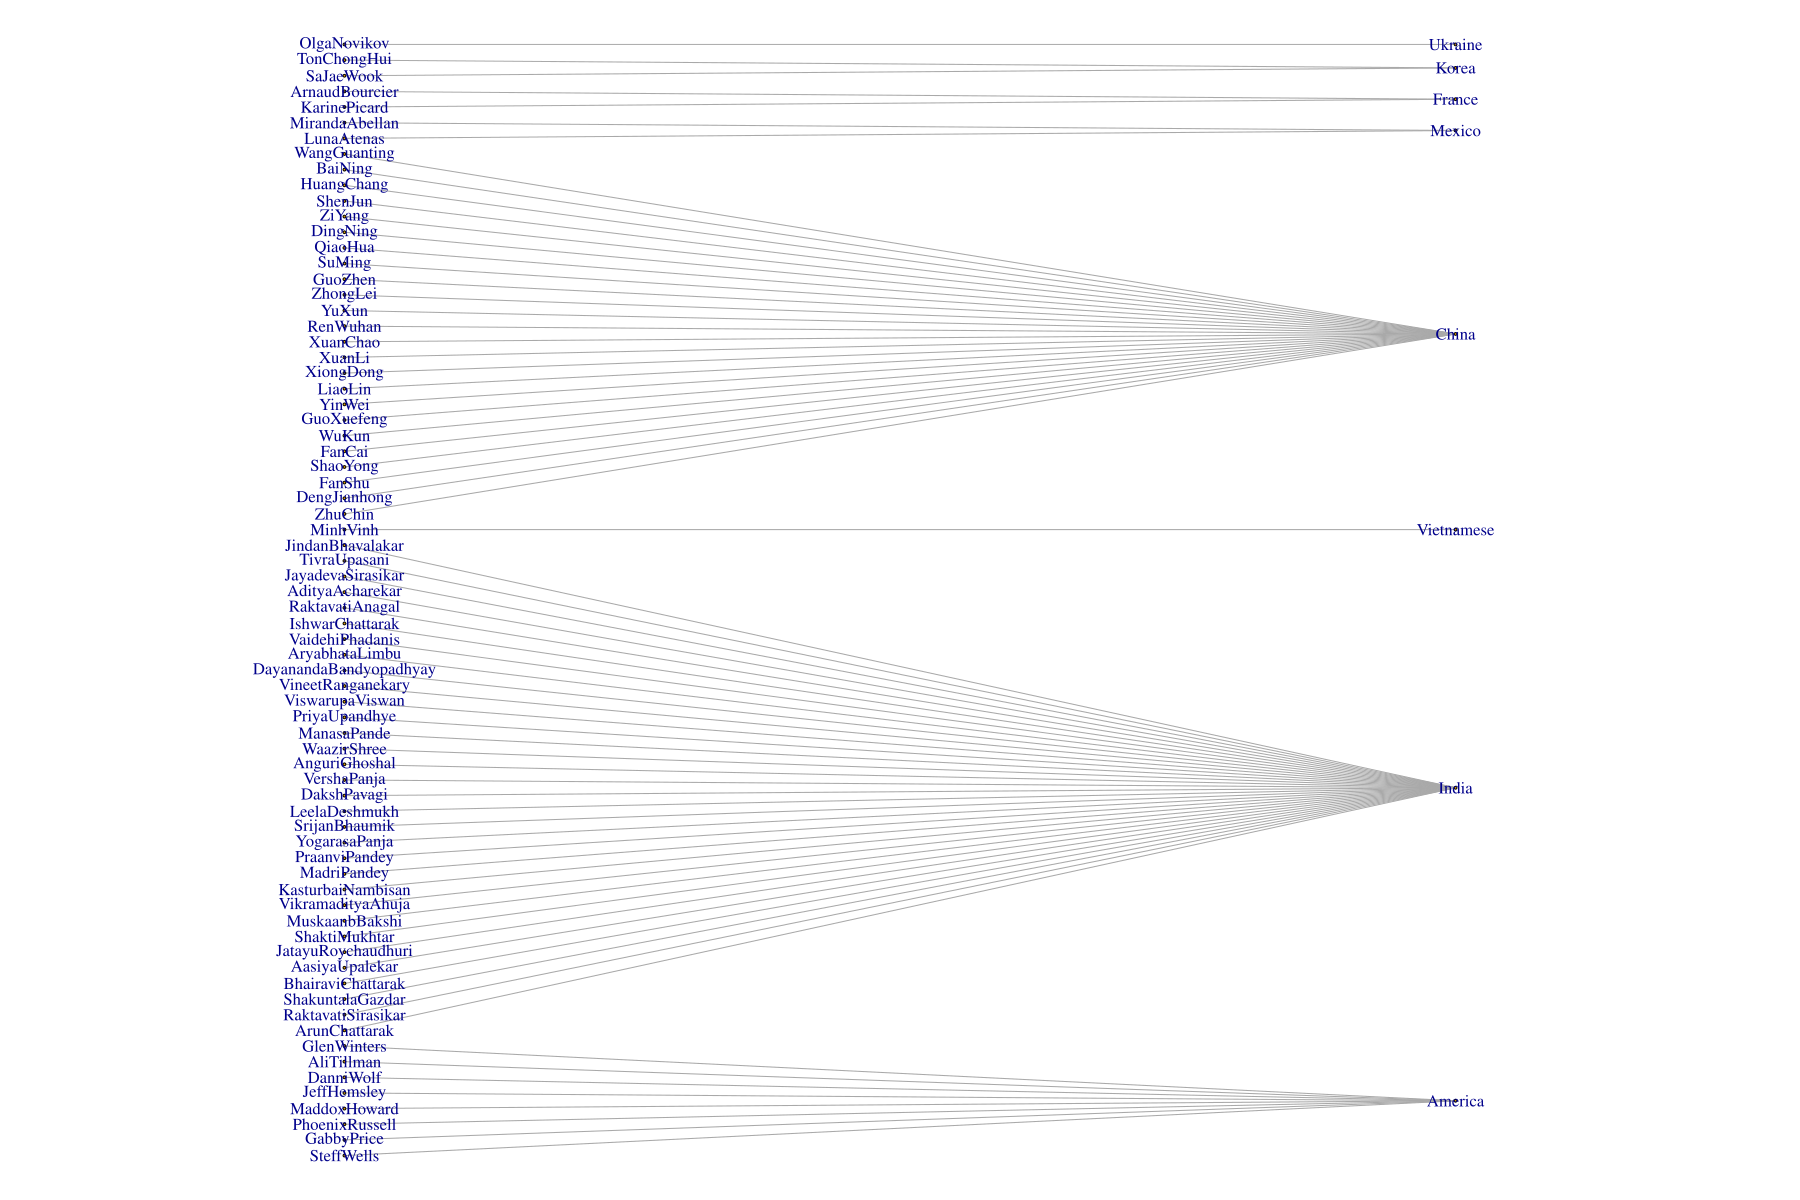

This figure's R source:
#
# Title: "Week 8: Visualizing Social Networks and Advanced Topic Presentations"
# Author: "Sathish Kumar Rajendiran"
# Purpose: Lab8
#
#

#############################################
##    create re-usuable functions
##
#

# Create a function to install and load R libraries/packages

EnsurePackage <- function(x){
  x <- as.character(x)
  if (!require(x,character.only = TRUE)){
    install.packages(pkgs=x, repos = "http://cran.us.r-project.org")
    require(x, character.only = TRUE)
  }
  cat("\n Necessary libraries/pacakges are ready to go!")
}

# Create a function to to calculate data size

dataVolume <- function(x){
  nrows <- nrow(x) # number of rows
  ncols <- ncol(x) # number of columns
  data.size <- (ncols * 4) * (nrows/100)
  cat("\nTotal Number of Observations: ",nrows)
  cat("\nTotal Number of Variables: ",ncols)
  cat("\nData Size is ",data.size) #3600
}


#############################################
##    Load R Packages/Libraries
##
#

EnsurePackage("igraph")
# EnsurePackage("ggplot2")
# EnsurePackage("maps")
# EnsurePackage("mapproj")
# EnsurePackage("raster")
# EnsurePackage("stringr")
EnsurePackage("plotrix")
# EnsurePackage("ggmap")
# EnsurePackage("tmaptools")

# install.packages("devtools") # I guess you also need this
# devtools::install_github("ropensci/rnaturalearthhires")
# library("rnaturalearth")
# EnsurePackage("rnaturalearth")
# EnsurePackage("rnaturalearthhires")


# EnsurePackage("reshape2")
# EnsurePackage("RColorBrewer")
# EnsurePackage("mice") # missing data 
# EnsurePackage("visdat") # missing data
# EnsurePackage("wordcloud")
# EnsurePackage("dplyr")
# EnsurePackage("tm")

##################################################
##
## Import Data
#
# nodes-421-719network.csv; links-421-719network.csv

##################################################


#import csv
nodes.fname = "/Users/sathishrajendiran/Documents/R/IST719/nodes-421-719network.csv"
node.data <- read.csv(file=nodes.fname
                     ,header = TRUE
                     ,sep = ","
                     ,stringsAsFactors = FALSE)

links.fname = "/Users/sathishrajendiran/Documents/R/IST719/links-421-719network.csv"
link.data <- read.csv(file=links.fname
                      ,header = TRUE
                      ,sep = ","
                      ,stringsAsFactors = FALSE)


View(node.data)
View(link.data)

########################
##
##
#  Data pre-processing


colnames(link.data)
colnames(link.data) <- gsub("\\.","",colnames(link.data))


link.data$X <- gsub(" |-","",link.data$X)
cbind(link.data$X,colnames(link.data)[-1])


node.data$Name <- gsub(" |-","",node.data$Name)
cbind(node.data$Name,link.data$X)

#create a matrix
M <- as.matrix(link.data[ , -1])

rownames(M) <- colnames(M)
dim(M)

# look for NAs and replace with 0s
any(is.na(M))
M[is.na(M)] <- 0
#look for anything greater than 1
M[M >1]

g <- graph_from_adjacency_matrix(M)
g

##################################################################
##
##
#    Graph Object and First Plot

vcount(g)
ecount(g)

plot.igraph(g)

#suppress self loops
g <- simplify(g)


par(mar = c(0,0,0,0))
plot.igraph(g)


plot.igraph(g, edge.arrow.size =0,edge.narrow.width=0)

E(g)$arrow.size <- 0
E(g)$arrow.width <- 0

plot.igraph(g)

V(g)$color <- "gold"
V(g)$frame.color <- "white"
V(g)$label.color <- "black"
V(g)$size <- 5

E(g)$color <- "cadetblue"

plot.igraph(g)

?igraph.plotting()

E(g)$curved <- .4


##########################################################
## Visualizing centrality abd cetrality measurement
##
#  

par(mar = c(3,10,1,1))
barplot(sort(degree(g)), horiz = T, las = 2)

V(g)$degree <- degree(g)
par(mar = c(3,10,1,1))
barplot(sort(degree(g)), horiz = T, las = 2, main = "Centrality Graph")

V(g)$deg.out <- degree(g,mode = "out")
V(g)$deg.in <- degree(g,mode = "in")

barplot(V(g)$deg.out
        , names.arg = V(g)$name
        , horiz = T, las = 2
        , main = "Most Friendly")

barplot(V(g)$deg.in
        , names.arg = V(g)$name
        , horiz = T, las = 2
        , main = "Most Popular")


# g.bak <- g
# g <- as.undirected(g)
# 


V(g)$close <- closeness(g, normalized = T, mode = "all")
V(g)$bet <- betweenness(g, directed = FALSE)

my.pallete <- colorRampPalette(c("steelblue","violet","tomato","red","red")) 

V(g)$color <- rev(my.pallete(200))[round(1 +rescale(V(g)$close,c(1,199)),0)]


plot.igraph(g)


V(g)$size <- 2 + rescale(V(g)$degree,c(0,13))
V(g)$label.cex <- .7 +rescale(V(g)$bet,c(0,1.25))

plot.igraph(g)


###################################################
###
##  Visualizing social network structures
##
#



cbind(V(g)$name,node.data$Name)

V(g)$Class <- node.data$Class
V(g)$Country <- node.data$Country
V(g)$year <- node.data$year

g <- delete_vertices(g,"JoHunter")
plot.igraph(g)

V(g)$shape <- "circle"
V(g)$shape[V(g)$Class =="wednesday"] <- "square"
V(g)$shape[V(g)$Class =="Both"] <- "rectangle"
plot.igraph(g)

V(g)$color <- "gold"
V(g)$color[V(g)$Country =="India"] <- "springgreen4"
V(g)$color[V(g)$Country =="China"] <- "red"
V(g)$color[V(g)$Class =="Both"] <- "purple"
plot.igraph(g)


V(g)$label.color <- "blue"
V(g)$label.color[V(g)$year==1] <- "black"
plot.igraph(g)


fc <- cluster_fast_greedy(as.undirected(g))
print(modularity(fc))  


membership(fc)  
V(g)$cluster <- membership(fc)  
length(fc)
sizes(fc)  
par(mar = c(0,0,0,0))
plot_dendrogram(fc,palette = rainbow(7))  

###################################################################
##
##  Visualizing social network structures
##  use ist719networkobject.rda
  
#import csv
nwobject.fname = "/Users/sathishrajendiran/Documents/R/IST719/ist719networkobject.rda"
load(nwobject.fname)
par(mar = c(0,0,0,0))

l <- layout_in_circle(g)
V(g)$x <- l[,1]
V(g)$y <- l[,2]
plot.igraph(g)


l <- layout_with_fr(g)
V(g)$x <- l[,1]
V(g)$y <- l[,2]
plot.igraph(g)

l <- layout_as_star(g, center="LeelaDeshmukh")
V(g)$x <- l[,1]
V(g)$y <- l[,2]
plot.igraph(g)


l <- layout_as_star(g, center="LeelaDeshmukh")
V(g)$x <- l[,1]
V(g)$y <- l[,2]
plot.igraph(g)

E(g)$color <- "gray"
E(g)[from("LeelaDeshmukh")]$color <- "red"
l <- layout_as_star(g, center="LeelaDeshmukh")
V(g)$x <- l[,1]
V(g)$y <- l[,2]
plot.igraph(g)



l <- layout_with_kk(g)
V(g)$x <- l[,1]
V(g)$y <- l[,2]
plot.igraph(g)


V(g)$x <- 0
V(g)$y <- 0
plot.igraph(g)
coord <- cbind(V(g)$x,V(g)$y)

iteration <- c(500,100,20,10,5,3,2,1)
for(i in 1:length(iteration)){
  l <- layout_with_fr(g, coords = coord, dim = 2, niter = iteration[i])
  V(g)$x <- l[,1]
  V(g)$y <- l[,2]
  plot.igraph(g)
  mtext(paste("layout FR:",iteration[i]), side = 3
        , line = 0, cex = 1.5, adj = 0)
}  
  
#more layouts

l <- layout_with_gem(g)
V(g)$x <- l[,1]
V(g)$y <- l[,2]
plot.igraph(g)

l <- layout_with_dh(g)
V(g)$x <- l[,1]
V(g)$y <- l[,2]
plot.igraph(g)

l <- layout_on_grid(g)
V(g)$x <- l[,1]
V(g)$y <- l[,2]
plot.igraph(g)


##########################################################
##
##
#
g.old <- g
  
my.linked.list <- data.frame(person = V(g)$name,event = V(g)$country)
my.linked.list

g <- graph_from_data_frame(my.linked.list,directed = F)  
g  

V(g)$type <- FALSE
V(g)$type[V(g)$name %in% node.data$Name] <- TRUE  
l <- layout_as_bipartite(g,types = V(g)$type)
V(g)$x <- l[,2]
V(g)$y <- l[,1]

par(mar=c(0,0,0,0))
plot.igraph(g)


V(g)$size <- 0
plot.igraph(g)
